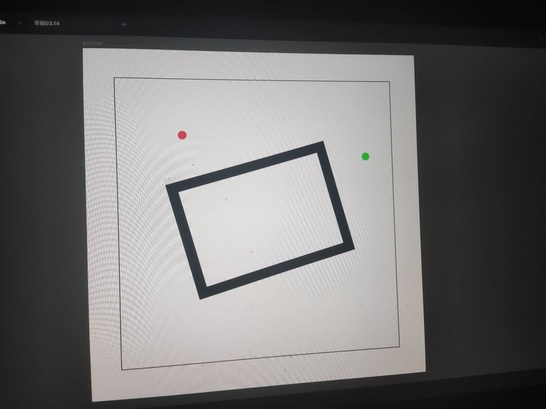
#> input picture week_9/src_1/img_1.jpeg, 546 x 409 px, shrunk from 1440 x 1080 before the run, found by its file name
$ python '角点和中心坐标检测.py'
#> lines starting #> are read from the running program, lines starting #| are printed output that depends on the picture; after the words box and inside, x2 and y2 are one past the last pixel; in counts of white or black regions, pixels touching at a corner belong together
import cv2
import numpy as np
import Corner_Red_Green

def preprocess_image(image_path):
    # 读取图像
#> called with image_path = 'week_9\\src_1\\img_1.jpeg'
    image = cv2.imread(image_path)
#> image is the input picture: shape (409, 546, 3); mean B, G, R 111.8, 112.4, 113.7

    # 图像增强和对比度增强
    alpha = 1.5  # 对比度增强参数
    beta = 15  # 亮度增强参数
    enhanced_image = cv2.convertScaleAbs(image, alpha=alpha, beta=beta)
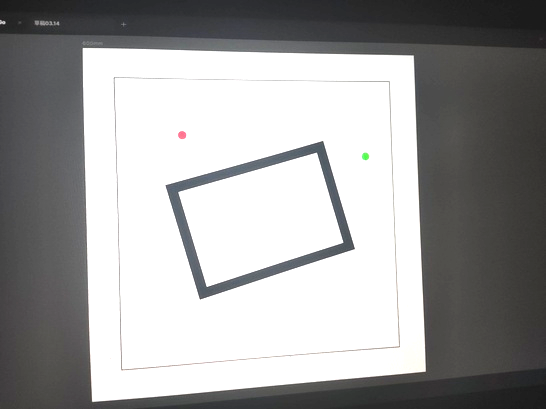
#> enhanced_image: shape (409, 546, 3); mean B, G, R 158.7, 158.7, 158.8

    # 去噪
    denoised_image = cv2.fastNlMeansDenoisingColored(enhanced_image, None, 10, 10, 7, 21)

    # 高斯平滑
    blurred_image = cv2.GaussianBlur(denoised_image, (5, 5), 0)
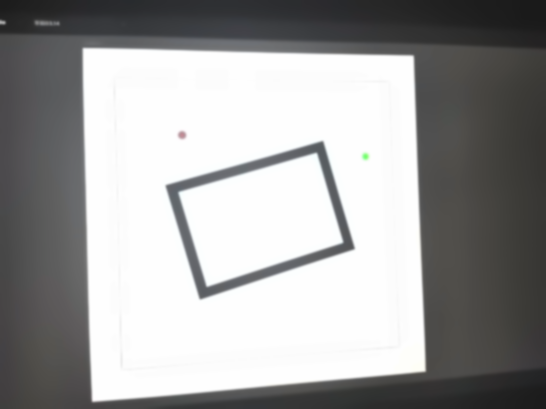
#> blurred_image: shape (409, 546, 3); mean B, G, R 157.9, 158.1, 158.2

    return blurred_image

def detect_quadrilaterals(image):
    # 边缘检测
    edges = cv2.Canny(image, 50, 150)
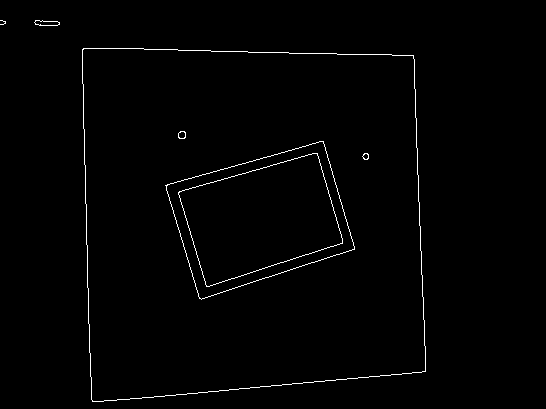
#> edges: shape (409, 546); 1.1% white in thin lines or dots, all inside (x1, y1, x2, y2) = (0, 20, 426, 402)

    # 轮廓检测
    contours, _ = cv2.findContours(edges, cv2.RETR_EXTERNAL, cv2.CHAIN_APPROX_SIMPLE)
#> contours = 3 contours, 1 with area under 20; largest, box (x1, y1, x2, y2) and area: (82, 48, 426, 402) 111830, (34, 20, 60, 26) 96

    # 复制图像以避免修改原始图像
    annotated_image = image.copy()

    # 遍历轮廓
    for contour in contours:
        # 进行轮廓逼近
        peri = cv2.arcLength(contour, True)
        approx = cv2.approxPolyDP(contour, 0.02 * peri, True)

        # 如果逼近的轮廓有四个顶点，则认为是四边形
        if len(approx) == 4:
            # 在图像上绘制绿色的轮廓
            cv2.drawContours(annotated_image, [approx], -1, (0, 255, 0), 2)

            # 计算四边形的中心点
            M = cv2.moments(approx)
            if M['m00'] != 0:
                cx = int(M['m10'] / M['m00'])
                cy = int(M['m01'] / M['m00'])

                # 在图像上标记中心点为蓝色
                cv2.circle(annotated_image, (cx, cy), 5, (255, 0, 0), -1)

            # 在图像上标记四个顶点并打印坐标
            for point in approx:
                x, y = point[0]
                cv2.circle(annotated_image, (x, y), 5, (0, 0, 255), -1)
                cv2.putText(annotated_image, f'({x}, {y})', (x, y - 10), cv2.FONT_HERSHEY_SIMPLEX, 0.5, (0, 0, 255), 2)
#> this loop made 3 passes
#> (peri, approx, cx, cy) on pass 1: (1356.9, [[82, 49], [92, 401], [425, 371], [413, 55]], 250, 219)
#> peri on passes 2 to 3: 57.31, 24.49
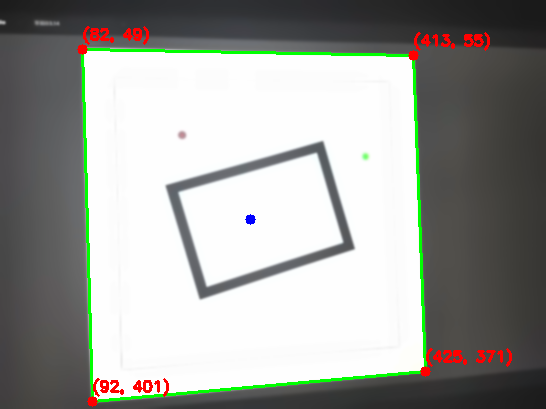
#> annotated_image: shape (409, 546, 3); 2.82% of pixels changed, all inside (x1, y1, x2, y2) = (77, 26, 512, 407)

    return annotated_image

# 主函数
if __name__ == "__main__":
    image_path = 'week_9\src_1\img_1.jpeg'

    # 图像预处理
    processed_image = preprocess_image(image_path)

    # 检测四边形并标记特征
    annotated_image = detect_quadrilaterals(processed_image)


    # 显示结果
    cv2.imshow('Annotated Image', annotated_image)
    cv2.waitKey(0)
    cv2.destroyAllWindows()
